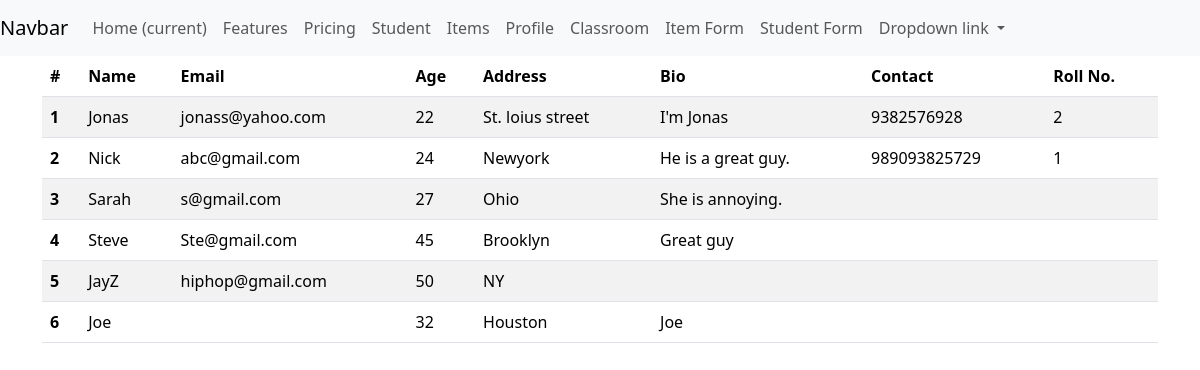
The page /tables/student/ on the database its author committed.
### tables/models.py (models this page shows, shortened)
class Students(models.Model):
    name = models.CharField(max_length=20)
    email = models.EmailField()
    age = models.IntegerField()
    address = models.CharField(max_length=20)
    bio = models.TextField()
    classroom = models.ForeignKey(ClassRoom, on_delete=models.CASCADE,
                                  related_name="classroom_students", null = True, blank=True)

class StudentProfile(models.Model):
    student = models.OneToOneField(Students, on_delete= models.CASCADE)
    contact = models.CharField(max_length=14)
    roll_no = models.IntegerField()

### tables/views.py (the view)
# urls.py: path("student/", crud_student, name="crud_student"),
def student(request):
    students= Students.objects.all()
    return render(request, template_name="tables/student.html", context={"students":students})

### tables/templates/tables/student.html
{% extends 'temp_inheritance/base.html'%}
{% block content %}
<table class="table table-striped table-hover">
    <thead>
      <tr>
        <th scope="col">#</th>
        <th scope="col">Name</th>
        <th scope="col">Email</th>
        <th scope="col">Age</th>
        <th scope="col">Address</th>
        <th scope="col">Bio</th>
        <th scope="col">Contact</th>
        <th scope="col">Roll No.</th>
      </tr>
    </thead>
    <tbody>
        {% for info in students %}
      <tr>
        <th scope="row">{{forloop.counter}}</th>
        <td>{{info.name}}</td>
        <td>{{info.email}}</td>
        <td>{{info.age}}</td>
        <td>{{info.address}}</td>
        <td>{{info.bio}}</td>
        <td>{{info.studentprofile.contact}}</td>
        <td>{{info.studentprofile.roll_no}}</td>
        {% endfor %}
      </tr>
    </tbody>
  </table>
{% endblock %}

### rows shown on the page
Students: name "Jonas", email "jonass@yahoo.com", age "22", address "St. loius street", bio "I'm Jonas", studentprofile.contact "9382576928", studentprofile.roll_no "2"
Students: name "Nick", email "abc@gmail.com", age "24", address "Newyork", bio "He is a great guy.", studentprofile.contact "989093825729", studentprofile.roll_no "1"
Students: name "Sarah", email "s@gmail.com", age "27", address "Ohio", bio "She is annoying."
Students: name "Steve", email "Ste@gmail.com", age "45", address "Brooklyn", bio "Great guy"
Students: name "JayZ", email "hiphop@gmail.com", age "50", address "NY"
Students: name "Joe", age "32", address "Houston", bio "Joe"
